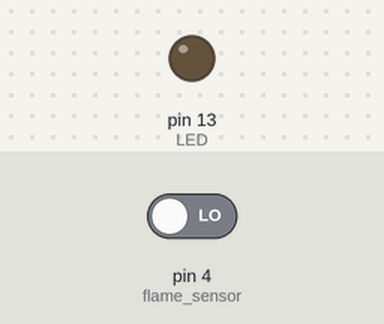
Bench run of a sketch on a simulated Arduino Uno, built with avr-gcc and run on an emulated ATmega328P. Shown: output pins drawn as LEDs (lit = HIGH). Inputs (shaded band) come from the test bench; at power-on: pin 4 (flame_sensor) LOW. What the sketch prints to the serial monitor is not drawn.

Above: at 2.8 s.
2.9 s: pin 4 (flame_sensor) driven HIGH
At 3.9 s:
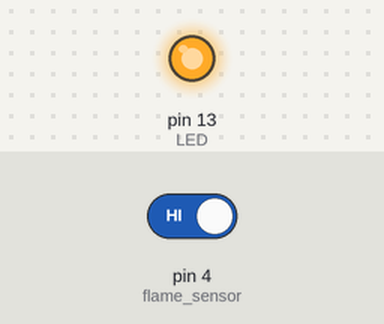
4.5 s: pin 4 (flame_sensor) driven LOW
At 5.8 s:
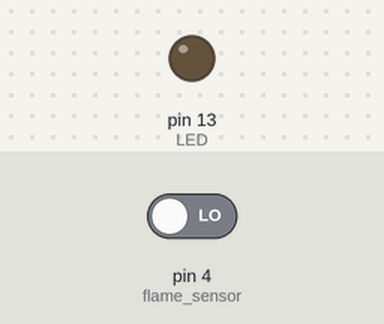
Timing chart, 0 to 7.5 s (numbered marks = the images above; inputs shaded):
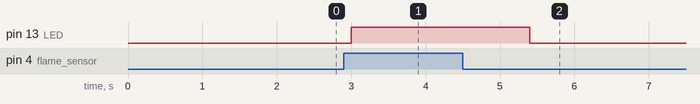

Measured:
- after the input at 2.9 s, pin 13 (LED): LOW → HIGH after 0.10 s
- after the input at 4.5 s, pin 13 (LED): HIGH → LOW after 0.90 s

The sketch:

Fire_Sensor.ino
```cpp
//int buzzer = 8;try when you use with buzzer
int LED = 13;
int flame_sensor = 4;
int flame_detected;

void setup()
{
  Serial.begin(9600);
//  pinMode(buzzer, OUTPUT); try when you use with buzzer
  pinMode(LED, OUTPUT);
  pinMode(flame_sensor, INPUT);
}

void loop()
{
  flame_detected = digitalRead(flame_sensor);
  Serial.print(flame_detected);
  if (flame_detected == 1)
  {
  Serial.println("Flame detected...! take action immediately."); //Check in Serial Monitor
  //  digitalWrite(buzzer, HIGH);try when you use with buzzer
    digitalWrite(LED, HIGH);
    delay(200);
  }
  else
  {
   // Serial.println("No flame detected. stay cool");
    //digitalWrite(buzzer, LOW);try when you use with buzzer
    digitalWrite(LED, LOW);
  }
  delay(1000);
}
```
